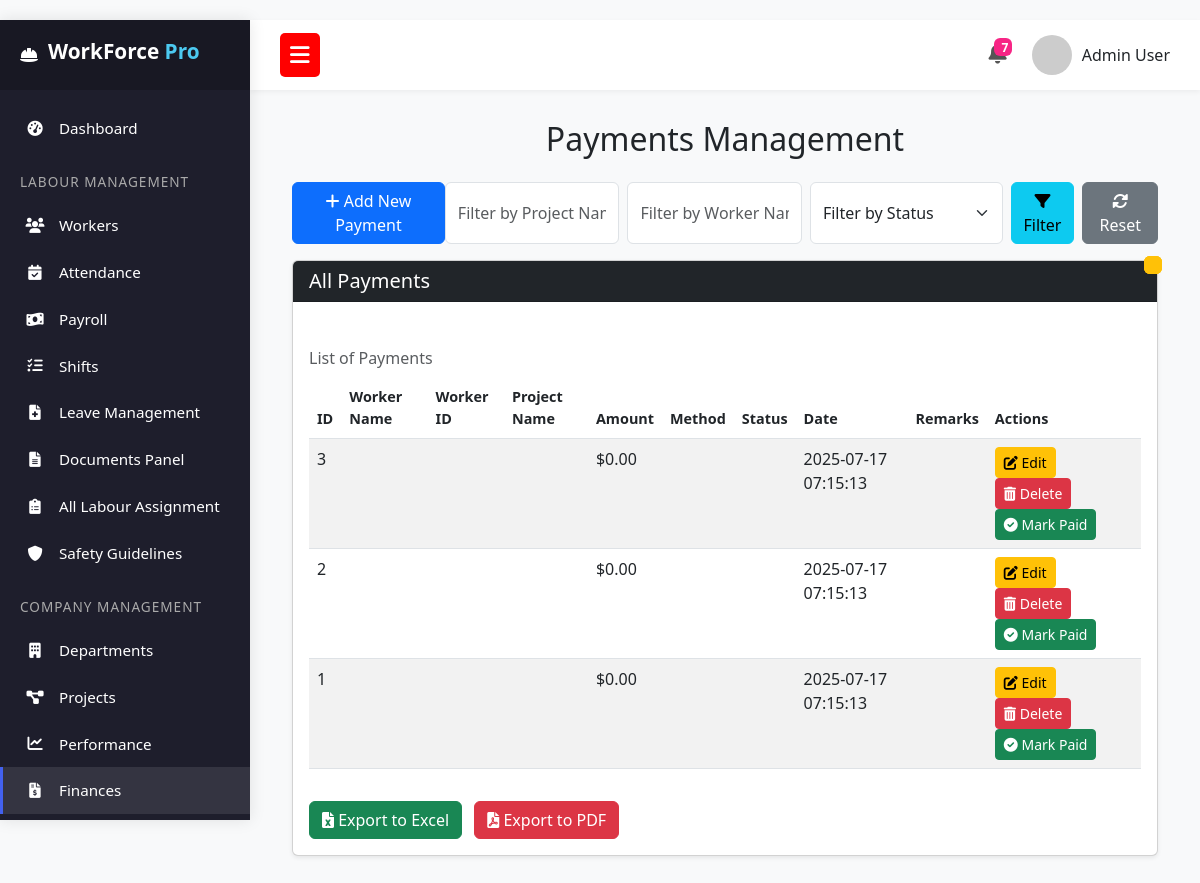
Screenshot of /intro/admin_dashboard.php?page=finances with the database file from the repository.
### tables this page shows
CREATE TABLE IF NOT EXISTS `payments` (
    `id` INT AUTO_INCREMENT PRIMARY KEY,
    `project_id` INT,
    `amount` DECIMAL(10, 2) NOT NULL,
    `payment_date` DATETIME DEFAULT CURRENT_TIMESTAMP,
    `status` ENUM('pending', 'paid', 'overdue') DEFAULT 'pending',
    `notes` TEXT,
    FOREIGN KEY (`project_id`) REFERENCES `projects`(`id`) ON DELETE SET NULL
);

### intro/finances.php (the view, shortened to what this page needs)
<?php
$conn = new mysqli(DB_SERVER, DB_USERNAME, DB_PASSWORD, DB_NAME);
$sql = "SELECT * FROM payments WHERE 1";
$sql .= " ORDER BY payment_date DESC, id DESC";
$payments = [];
if ($stmt = $conn->prepare($sql)) {
    $stmt->execute();
    $result = $stmt->get_result();
    while ($row = $result->fetch_assoc()) {
        $payments[] = $row;
    }
} else {
    $message = "Error fetching records: " . $conn->error;
    $message_type = "danger";
}
?>
<!DOCTYPE html>
<html lang="en">
<head>
    <link href="https://cdn.jsdelivr.net/npm/bootstrap@5.3.0/dist/css/bootstrap.min.css" rel="stylesheet">
    <link rel="stylesheet" href="https://cdnjs.cloudflare.com/ajax/libs/font-awesome/6.0.0-beta3/css/all.min.css">
</head>
<body>
    <div class="container">
        <h2 class="mb-4 text-center">Payments Management</h2>
        <div class="d-flex justify-content-between align-items-center mb-3">
            <button type="button" class="btn btn-primary" data-bs-toggle="modal" data-bs-target="#addPaymentModal">
                <i class="fas fa-plus"></i> Add New Payment
            </button>
            <div class="d-flex">
                <form class="d-flex me-2" method="GET" action="finances.php">
                    <input type="text" class="form-control me-2" name="filter_project" placeholder="Filter by Project Name" value="<?php echo htmlspecialchars($_GET['filter_project'] ?? ''); ?>">
                    <input type="text" class="form-control me-2" name="filter_worker" placeholder="Filter by Worker Name" value="<?php echo htmlspecialchars($_GET['filter_worker'] ?? ''); ?>">
                    <select class="form-select me-2" name="filter_status">
                        <option value="">Filter by Status</option>
                    </select>
                    <button type="submit" class="btn btn-info"><i class="fas fa-filter"></i> Filter</button>
                </form>
                <a href="finances.php" class="btn btn-secondary"><i class="fas fa-sync-alt"></i> Reset</a>
            </div>
        </div>
        <div class="card shadow-sm">
            <div class="card-header bg-dark text-white">
                <h5 class="mb-0">All Payments</h5>
            </div>
            <div class="card-body">
                <div class="table-responsive">
                    <table class="table table-hover table-striped caption-top">
                        <caption>List of Payments</caption>
                        <thead>
                            <tr>
                                <th>ID</th>
                                <th>Worker Name</th>
                                <th>Worker ID</th>
                                <th>Project Name</th>
                                <th>Amount</th>
                                <th>Method</th>
                                <th>Status</th>
                                <th>Date</th>
                                <th>Remarks</th>
                                <th>Actions</th>
                            </tr>
                        </thead>
                        <tbody>
                            <?php if (count($payments) > 0): ?>
                                <?php foreach ($payments as $payment): ?>
                                    <tr>
                                        <td><?php echo htmlspecialchars($payment['id'] ?? ''); ?></td>
                                        <td><?php echo htmlspecialchars($payment['worker_name'] ?? ''); ?></td>
                                        <td><?php echo htmlspecialchars($payment['worker_id'] ?? ''); ?></td>
                                        <td><?php echo htmlspecialchars($payment['project_name'] ?? ''); ?></td>
                                        <td>$<?php echo htmlspecialchars(number_format($payment['payment_amount'] ?? 0, 2)); ?></td>
                                        <td><?php echo htmlspecialchars($payment['payment_method'] ?? ''); ?></td>
                                        <td>
                                        </td>
                                        <td><?php echo htmlspecialchars($payment['payment_date'] ?? ''); ?></td>
                                        <td><?php echo htmlspecialchars($payment['remarks'] ?? ''); ?></td>
                                        <td>
                                            <button type="button" class="btn btn-sm btn-warning btn-action edit-btn"
                                                    data-bs-toggle="modal" data-bs-target="#editPaymentModal"
                                                    data-id="<?php echo htmlspecialchars($payment['id'] ?? ''); ?>"
                                                    data-workerid="<?php echo htmlspecialchars($payment['worker_id'] ?? ''); ?>"
                                                    data-workername="<?php echo htmlspecialchars($payment['worker_name'] ?? ''); ?>"
                                                    data-projectname="<?php echo htmlspecialchars($payment['project_name'] ?? ''); ?>"
                                                    data-amount="<?php echo htmlspecialchars($payment['payment_amount'] ?? ''); ?>"
                                                    data-method="<?php echo htmlspecialchars($payment['payment_method'] ?? ''); ?>"
                                                    data-status="<?php echo htmlspecialchars($payment['payment_status'] ?? ''); ?>"
                                                    data-date="<?php echo htmlspecialchars($payment['payment_date'] ?? ''); ?>"
                                                    data-remarks="<?php echo htmlspecialchars($payment['remarks'] ?? ''); ?>">
                                                <i class="fas fa-edit"></i> Edit
                                            </button>
                                            <a href="finances.php?delete_id=<?php echo htmlspecialchars($payment['id'] ?? ''); ?>"
                                               class="btn btn-sm btn-danger btn-action"
                                               onclick="return confirm('Are you sure you want to delete this payment record?');">
                                                <i class="fas fa-trash-alt"></i> Delete
                                            </a>
                                            <?php if (($payment['payment_status'] ?? 'Pending') == 'Pending'): ?>
                                                <a href="finances.php?mark_id=<?php echo htmlspecialchars($payment['id'] ?? ''); ?>&mark_status=Paid"
                                                   class="btn btn-sm btn-success btn-action"
                                                   onclick="return confirm('Mark this payment as Paid?');">
                                                    <i class="fas fa-check-circle"></i> Mark Paid
                                                </a>
                                            <?php endif; ?>
                                        </td>
                                    </tr>
                                <?php endforeach; ?>
                            <?php else: ?>
                                <tr>
                                    <td colspan="10" class="text-center">No payment records found.</td>
                                </tr>
                            <?php endif; ?>
                        </tbody>
                    </table>
                </div>
                <div class="mt-3">
                    <a href="export.php?format=excel" class="btn btn-success me-2"><i class="fas fa-file-excel"></i> Export to Excel</a>
                    <a href="export.php?format=pdf" class="btn btn-danger"><i class="fas fa-file-pdf"></i> Export to PDF</a>
                </div>
            </div>
        </div>
    </div>
</body>
</html>

### intro/admin_dashboard.php (style rules this page uses)
:root { --primary: #4361ee; --secondary: #3f37c9; --success: #4cc9f0; --warning: #ffb74d; --danger: #f72585; --dark: #1e1e2c; --light: #f8f9fa; --sidebar-width: 250px; --header-height: 70px; --transition: all 0.3s ease; }
* { margin: 0; padding: 0; box-sizing: border-box; font-family: 'Segoe UI', Tahoma, Geneva, Verdana, sans-serif; }
body { background-color: #f0f2f5; color: #333; display: flex; min-height: 100vh; overflow-x: hidden; }
.card-header { display: flex; justify-content: space-between; align-items: center; margin-bottom: 20px; }
table { width: 100%; border-collapse: collapse; }
th, td { padding: 12px 15px; text-align: left; border-bottom: 1px solid #eee; }
th { color: #666; font-weight: 600; font-size: 0.9rem; }
.form-control { width: 100%; padding: 12px 15px; border: 1px solid #ddd; border-radius: 5px; font-size: 1rem; transition: border-color 0.3s; }
.btn { padding: 12px 25px; background: var(--primary); color: white; border: none; border-radius: 5px; font-size: 1rem; cursor: pointer; transition: background 0.3s; }

### intro/finances.php (style rules this page uses)
body { padding-top: 20px; background-color: #f8f9fa; }
.container { max-width: 1200px; }
.table-responsive { margin-top: 20px; }
.card { margin-bottom: 20px; }
.btn-action { margin-right: 5px; }

### rows the page displays
payments: id "3", payment_amount "0.00", payment_date "2025-07-17 07:15:13"
payments: id "2", payment_amount "0.00", payment_date "2025-07-17 07:15:13"
payments: id "1", payment_amount "0.00", payment_date "2025-07-17 07:15:13"
